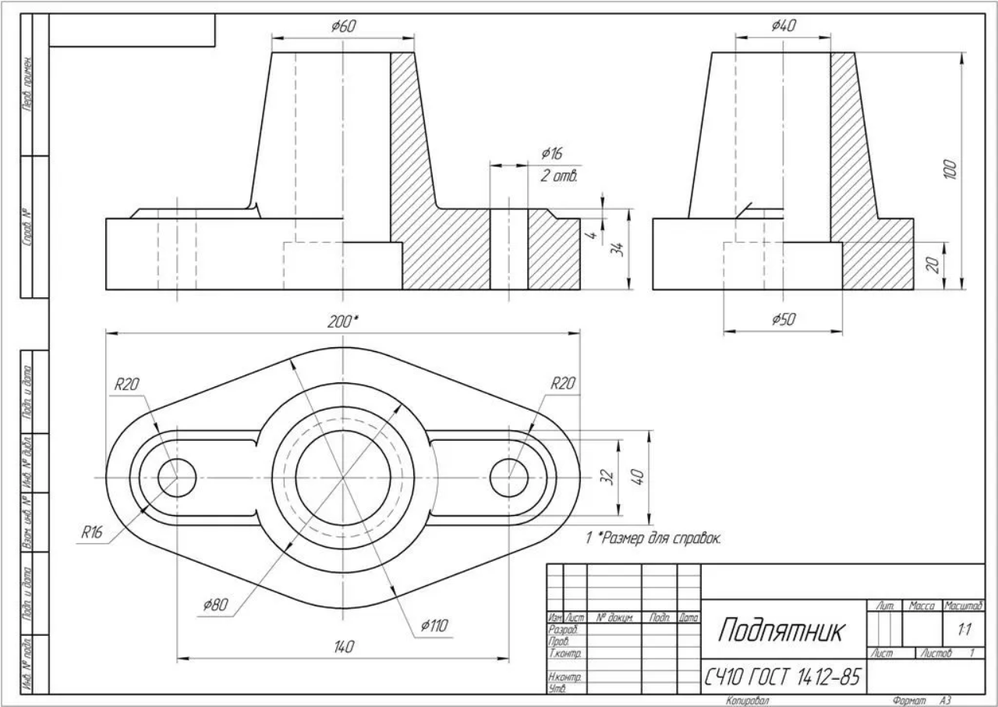
#> input picture resource/pod.png, 998 x 707 px, shrunk from 1280 x 906 before the run
$ python main.py
#> lines starting #> are read from the running program, lines starting #| are printed output that depends on the picture; after the words box and inside, x2 and y2 are one past the last pixel; in counts of white or black regions, pixels touching at a corner belong together
import cv2
import numpy as np
from matplotlib import pyplot as plt


def load_image(name):
    img = cv2.imread(name, 1)
    img = cv2.cvtColor(img, cv2.COLOR_BGR2GRAY)
    return img


def show(image):
    cv2.imshow('', image)
    cv2.waitKey(0)


def save(path, image):
    cv2.imwrite(path, image)


def canny_edge_detection(image, min=90, max=90):
    edges = cv2.Canny(image, min, max)
    return edges


def dilate(image, kernel, iterations=1):
    return cv2.dilate(image, kernel, iterations)


def generate_kernel(width, height):
    return np.ones((height, width), np.uint8)


def plot(image1, image2):
    plt.subplot(121), plt.imshow(image1, cmap='gray')
    plt.title('Original Image'), plt.xticks([]), plt.yticks([])
    plt.subplot(122), plt.imshow(image2, cmap='gray')
    plt.title('Edge Image'), plt.xticks([]), plt.yticks([])
    plt.show()


def contours(image):
    return cv2.findContours(image, cv2.RETR_LIST, cv2.CHAIN_APPROX_NONE)


def draw_contours(image, cons, thickness=1):
    return cv2.drawContours(image, cons, -1, (0,255,0), thickness)


def main():
    image = load_image('resource/pod.png')
#> in load_image, img is the input picture: shape (707, 998, 3); mean B, G, R 242, 242, 242
    edges = canny_edge_detection(image, 100, 100)
#> in canny_edge_detection, `edges = cv2.Canny(image, min, max)`:
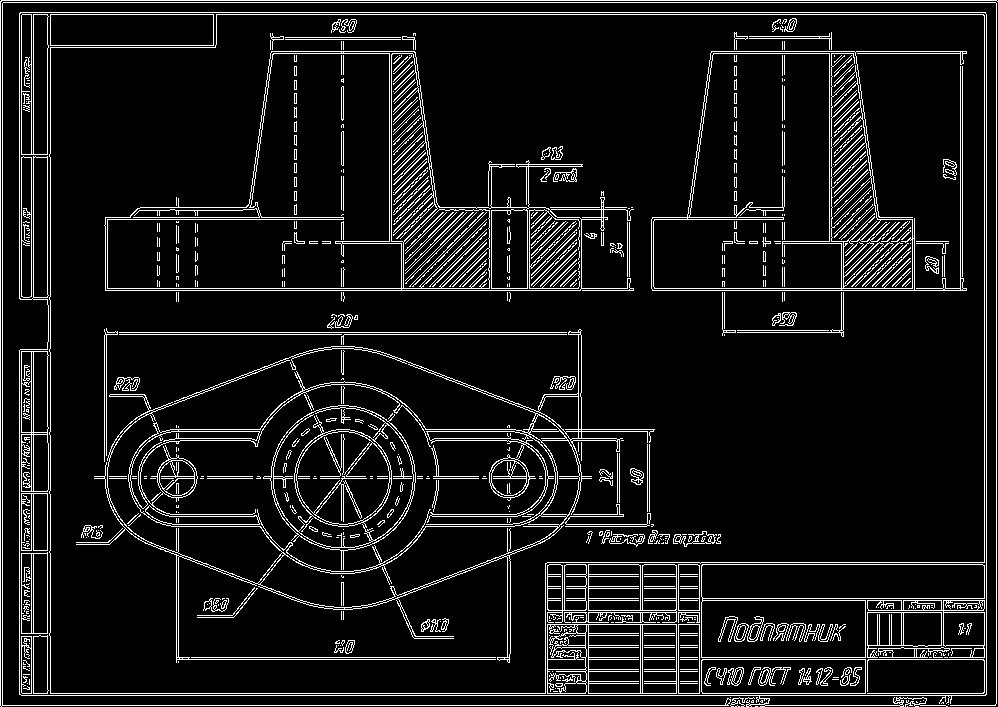
#> edges: shape (707, 998); 8.9% white in thin lines or dots
    # show(edges)
    dil_edges = dilate(edges, generate_kernel(3, 3), 2)
#> in dilate, `return cv2.dilate(image, kernel, iterations)`:
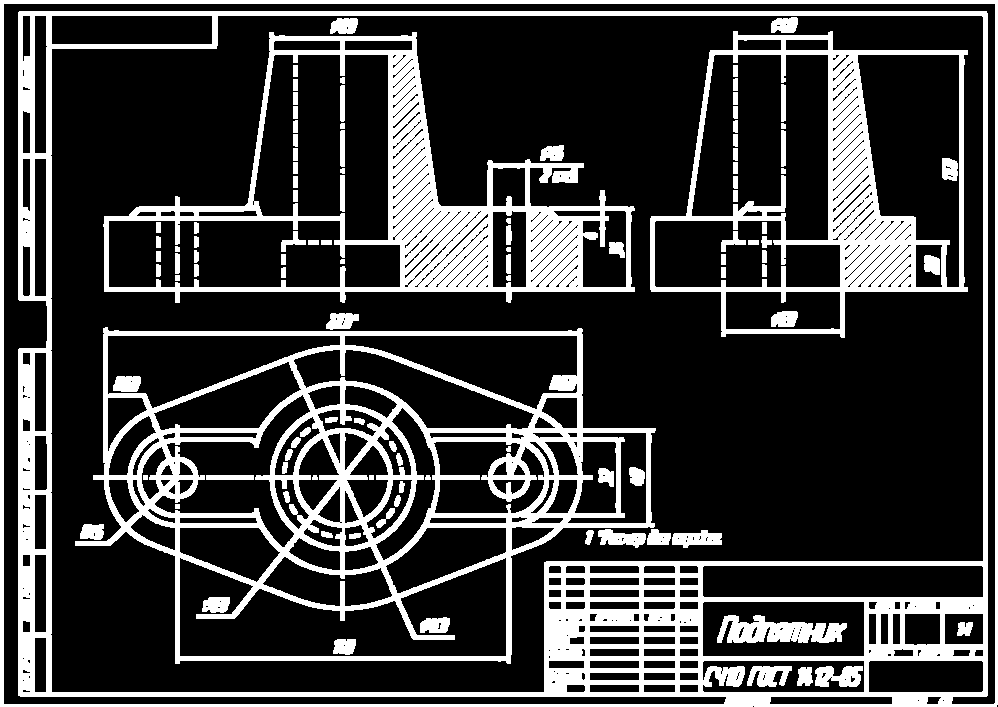
#> returned value: shape (707, 998); 23.6% white; 109 white regions

    ret, thresh = cv2.threshold(dil_edges, 127, 255, 0)
    cons, hir = contours(thresh)
#> cons = 2179 contours, 1889 with area under 20; largest, box (x1, y1, x2, y2) and area: (0, 0, 998, 707) 703880, (50, 15, 984, 693) 567982, (75, 327, 656, 664) 147162, (103, 32, 635, 303) 75581, (650, 31, 968, 338) 74244; hir = 2179 rows, first 6: [1, -1, -1, -1], [2, 0, -1, -1], [3, 1, -1, -1], [4, 2, -1, -1], [5, 3, -1, -1], [6, 4, -1, -1]
    print(cons, hir)
#> (printed output is left out)
    con_edges = draw_contours(thresh, cons, 1)
#> in draw_contours, `return cv2.drawContours(image, cons, -1, (0,255,0), thickness)`:
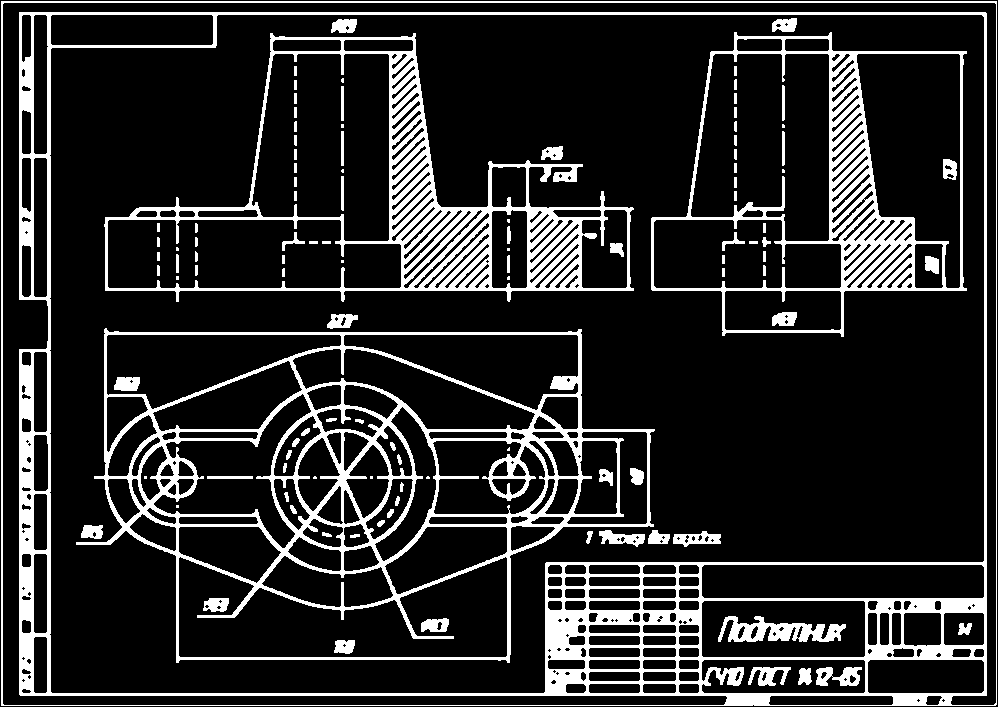
#> returned value: shape (707, 998); 15.9% white; 111 white regions (17 under 20 px), largest, box (x1, y1, x2, y2) and area: (1, 1, 997, 706) 39061, (76, 328, 655, 663) 27384, (104, 33, 634, 302) 20304
    show(con_edges)
    plot(edges, con_edges)
#> in plot, `plt.show()`:
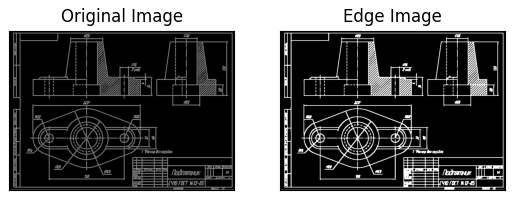
#> figure drawn by matplotlib, 2 panels
    # save('resource/edges_pod.png', edges)

    pass


if __name__ == '__main__':
    main()
    print('started')
    pass
